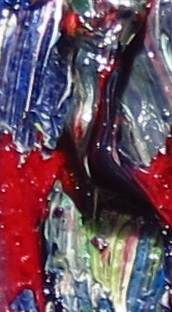
//> input picture ex1/my-opencv/impastosnip_172x312.ppm, 172 x 312 px
$ ./my_opencv impastosnip_172x312.ppm   (built with g++ and OpenCV 4)
//> lines starting //> are read from the running program, lines starting //| are printed output that depends on the picture
/* ----------------------------------------------------------------------------
 * @file my_opencv.c
 * @brief Basic opencv program
 *
 * Opens an image in a new window and draws a 4 pixel wide border around the
 * image and a single pixel yellow crosshair down the center of the image.
 *
 * @author Jake Michael, jami1063@colorado.edu
 * @course ECEN 5763: EMVIA, Summer 2021
 *
 * @resources
 *  - O'Reilly Learning OpenCV 3
 *  - Siewert's simplecv.cpp program
 *  - OpenCV demo: https://docs.opencv.org/3.3.1/d3/d2e/copyMakeBorder_demo_8cpp-example.html#a3
 *---------------------------------------------------------------------------*/

#include <iostream>
#include <cstdint>
#include <string>

// OpenCV includes
#include "opencv2/core/core.hpp"
#include "opencv2/imgproc/imgproc.hpp"
#include "opencv2/highgui/highgui.hpp"

using namespace cv;

int main(int argc, char** argv)
{
  int border = 4;
  Scalar yellow(0, 255, 255);
  std::string window_name = "Border and crosshairs";

  // sanitize inputs (expect path to image):
  if (argc < 2)
  {
    std::cout << "Usage: ./my_opencv /input_path /output_path_optional\n";
    return -1;
  }

  Mat img = imread(argv[1], IMREAD_UNCHANGED);
//> img is the input picture: 312 rows x 172 cols, CV_8UC3; mean B, G, R 95.4, 79.6, 106

  if (img.empty())
  {
    std::cout << argv[1] << " not found\n";
    return -1;
  }

  namedWindow(window_name, WINDOW_AUTOSIZE);


  Mat dst(img.rows + border*2, img.cols + border*2, img.type());

  copyMakeBorder(img, dst, border, border, border, border,
                 BORDER_CONSTANT, yellow);
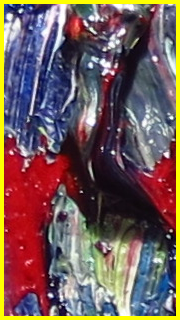
//> dst: 320 rows x 180 cols, CV_8UC3; mean B, G, R 88.9, 91.6, 116.2

  // vertical line
  line(dst,
       Point(dst.cols/2, 0),
       Point(dst.cols/2, dst.rows),
       yellow,
       1,
       LINE_4);

  // horizontal line
  line(dst,
       Point(0, dst.rows/2),
       Point(dst.cols, dst.rows/2),
       yellow,
       1,
       LINE_4);

  // annotate with resolution
  putText(dst,
          std::to_string(dst.cols)+"x"+std::to_string(dst.rows),
          Point(0, dst.rows),
          FONT_HERSHEY_PLAIN,
          1,
          Scalar(0,255,0)
         );
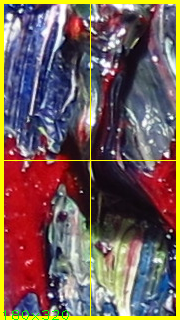
//> dst: 320 rows x 180 cols, CV_8UC3; mean B, G, R 88, 93.3, 117

  while(1)
  {
    imshow(window_name, dst);
    char c = (char)waitKey(500);
//> the 'q' key is pressed
    if(c == 27 || c == 'q' || c == 'Q')
    {
      if (argc == 3)
      {
        imwrite(argv[2], dst);
      }
      break;
    }
  }

  return 0;
}
